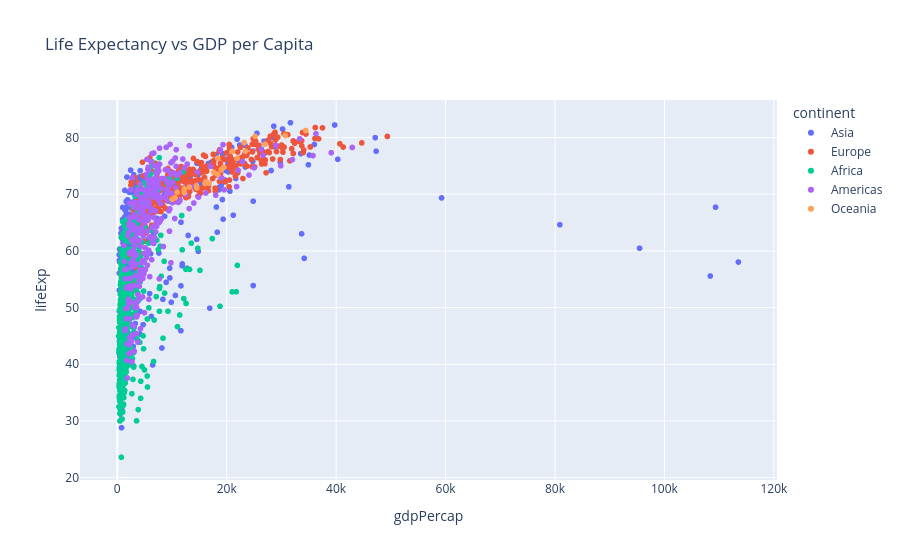

The notebook cell saved with this chart:
### Code cell
fig = px.scatter(gapminder_df, x='gdpPercap', y='lifeExp', title='Life Expectancy vs GDP per Capita', color='continent')
fig.show()

### Figure 1 — Plotly figure (JSON) as saved in the notebook; plotly's stock layout.template omitted (floating-point values rounded to 4 significant figures; data arrays with more than 128 entries replaced by an {"elided": "..."} marker saying what was removed)
{"data": [{"hovertemplate": "continent=Asia<br>gdpPercap=%{x}<br>lifeExp=%{y}<extra></extra>", "legendgroup": "Asia", "marker": {"color": "#636efa", "symbol": "circle"}, "mode": "markers", "name": "Asia", "showlegend": true, "type": "scattergl", "x": {"elided": "396 float values"}, "xaxis": "x", "y": {"elided": "396 float values"}, "yaxis": "y"}, {"hovertemplate": "continent=Europe<br>gdpPercap=%{x}<br>lifeExp=%{y}<extra></extra>", "legendgroup": "Europe", "marker": {"color": "#EF553B", "symbol": "circle"}, "mode": "markers", "name": "Europe", "showlegend": true, "type": "scattergl", "x": {"elided": "360 float values"}, "xaxis": "x", "y": {"elided": "360 float values"}, "yaxis": "y"}, {"hovertemplate": "continent=Africa<br>gdpPercap=%{x}<br>lifeExp=%{y}<extra></extra>", "legendgroup": "Africa", "marker": {"color": "#00cc96", "symbol": "circle"}, "mode": "markers", "name": "Africa", "showlegend": true, "type": "scattergl", "x": {"elided": "624 float values"}, "xaxis": "x", "y": {"elided": "624 float values"}, "yaxis": "y"}, {"hovertemplate": "continent=Americas<br>gdpPercap=%{x}<br>lifeExp=%{y}<extra></extra>", "legendgroup": "Americas", "marker": {"color": "#ab63fa", "symbol": "circle"}, "mode": "markers", "name": "Americas", "showlegend": true, "type": "scattergl", "x": {"elided": "300 float values"}, "xaxis": "x", "y": {"elided": "300 float values"}, "yaxis": "y"}, {"hovertemplate": "continent=Oceania<br>gdpPercap=%{x}<br>lifeExp=%{y}<extra></extra>", "legendgroup": "Oceania", "marker": {"color": "#FFA15A", "symbol": "circle"}, "mode": "markers", "name": "Oceania", "showlegend": true, "type": "scattergl", "x": [10040.0, 10950.0, 12220.0, 14530.0, 16790.0, 18330.0, 19480.0, 21890.0, 23420.0, 27000.0, 30690.0, 34440.0, 10560.0, 12250.0, 13180.0, 14460.0, 16050.0, 16230.0, 17630.0, 19010.0, 18360.0, 21050.0, 23190.0, 25190.0], "xaxis": "x", "y": [69.12, 70.33, 70.93, 71.1, 71.93, 73.49, 74.74, 76.32, 77.56, 78.83, 80.37, 81.23, 69.39, 70.26, 71.24, 71.52, 71.89, 72.22, 73.84, 74.32, 76.33, 77.55, 79.11, 80.2], "yaxis": "y"}], "layout": {"legend": {"title": {"text": "continent"}, "tracegroupgap": 0}, "title": {"text": "Life Expectancy vs GDP per Capita"}, "xaxis": {"anchor": "y", "domain": [0, 1], "title": {"text": "gdpPercap"}}, "yaxis": {"anchor": "x", "domain": [0, 1], "title": {"text": "lifeExp"}}}}
